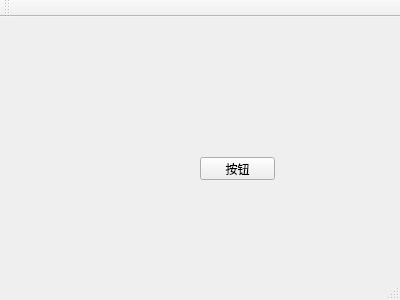
<?xml version="1.0" encoding="UTF-8"?>
<ui version="4.0">
 <class>MainWindow</class>
 <widget class="QMainWindow" name="MainWindow">
  <property name="geometry">
   <rect>
    <x>0</x>
    <y>0</y>
    <width>400</width>
    <height>300</height>
   </rect>
  </property>
  <property name="windowTitle">
   <string>MainWindow</string>
  </property>
  <widget class="QWidget" name="centralWidget">
   <widget class="QPushButton" name="pushButton">
    <property name="geometry">
     <rect>
      <x>200</x>
      <y>140</y>
      <width>75</width>
      <height>23</height>
     </rect>
    </property>
    <property name="text">
     <string>按钮</string>
    </property>
   </widget>
  </widget>
  <widget class="QMenuBar" name="menuBar">
   <property name="geometry">
    <rect>
     <x>0</x>
     <y>0</y>
     <width>400</width>
     <height>23</height>
    </rect>
   </property>
  </widget>
  <widget class="QToolBar" name="mainToolBar">
   <attribute name="toolBarArea">
    <enum>TopToolBarArea</enum>
   </attribute>
   <attribute name="toolBarBreak">
    <bool>false</bool>
   </attribute>
  </widget>
  <widget class="QStatusBar" name="statusBar"/>
 </widget>
 <layoutdefault spacing="6" margin="11"/>
 <resources/>
 <connections/>
</ui>
